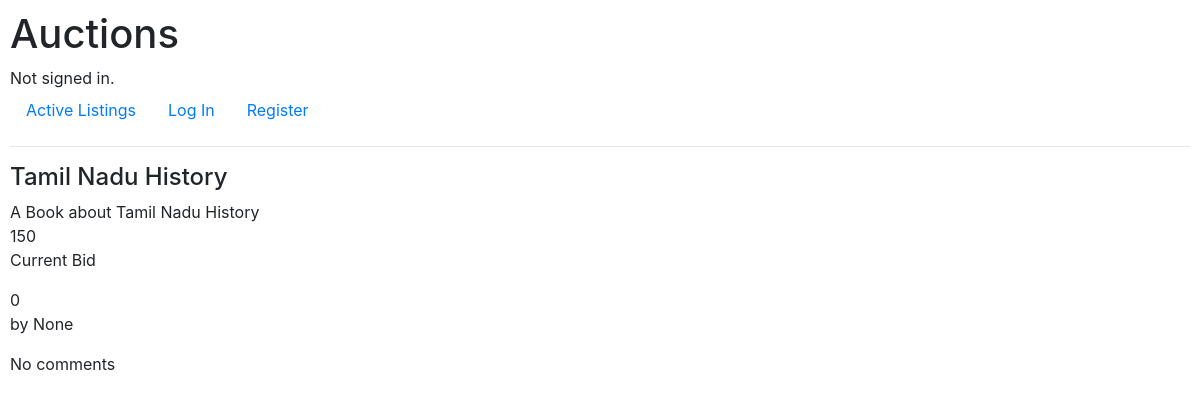
The app's page /listing/Tamil Nadu History, older data.
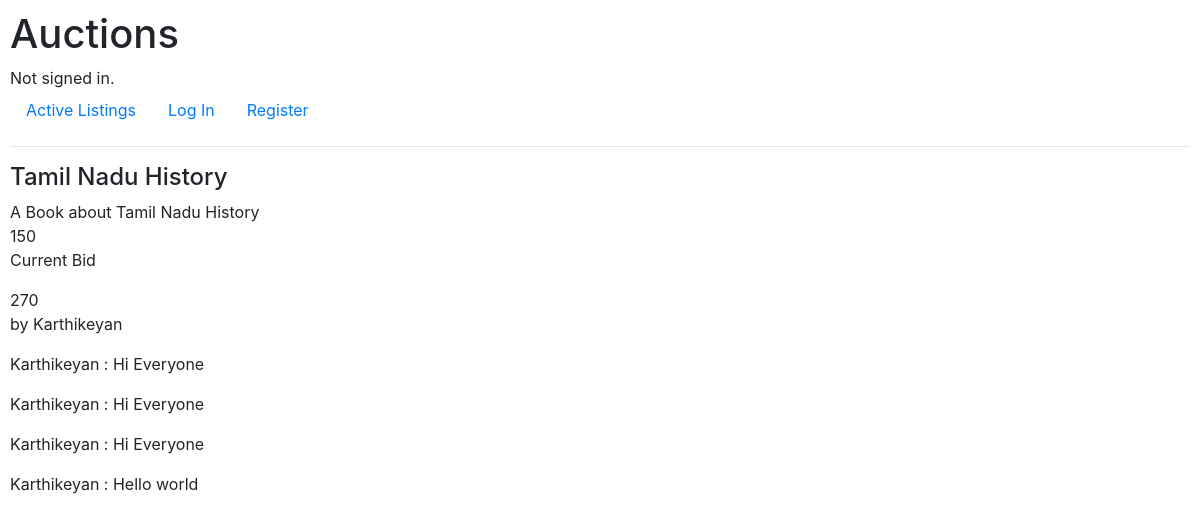
The same page, newer data.
### auctions/models.py (models this page shows)
class User(AbstractUser):
    pass

class comment(models.Model):
    commented = models.ForeignKey(listing,on_delete=models.CASCADE, null=True, blank=True, related_name="comments")
    commenter = models.ForeignKey(User, related_name="user_name", on_delete=models.CASCADE, null=True)
    comment = models.CharField(max_length=100, null=True)
    def __str__(self):
        return f"{self.commenter} : {self.comment}"

### auctions/views.py (the view)
# urls.py: path("listing/<str:t>", views.list, name="list"),
def list(request, t):
    o = listing.objects.get(title=t)
    inWatchlist = request.user in o.watchlist.all()
    form = BidsForm()
    try:
        cur_item = bid.objects.get(item = o.id)
        curr = cur_item.cur
        by = cur_item.buyer
    except:
        curr = 0
        by = "None"
    comms = comment.objects.filter(commented = o)
    return render(request, "auctions/listings.html", {
        "cur" : curr,
        "listings" : o,
        "watching" : inWatchlist,
        "form" : form,
        "comms" : comms,
        "by" : by
    })

### auctions/templates/auctions/listings.html (shortened to what this page needs)
{% extends 'auctions/layout.html' %}
{%block body %}
<div><h4>{{listings.title}}</h4></div>
<div>{{listings.description}}</div>
<div>{{listings.price}}</div>
<div><p>Current Bid </p>{{cur}}<p> by {{by}}</p></div>
{% for comm in comms %}
<p>{{comm}}</p>
{% empty %}
No comments
{% endfor %}
{% endblock %}

Row changes from the older to the newer data that the page shows:
now on this page (row edited): User: username "Karthikeyan"
added comment: commenter+comment "Karthikeyan : Hi Everyone"
added comment: commenter+comment "Karthikeyan : Hi Everyone"
added comment: commenter+comment "Karthikeyan : Hi Everyone"
added comment: commenter+comment "Karthikeyan : Hello world"
Text that changed along with them:
{{ cur }}: "0" → "270"
{{ by }}: "None" → (not shown)
text no longer shown: "No comments"
